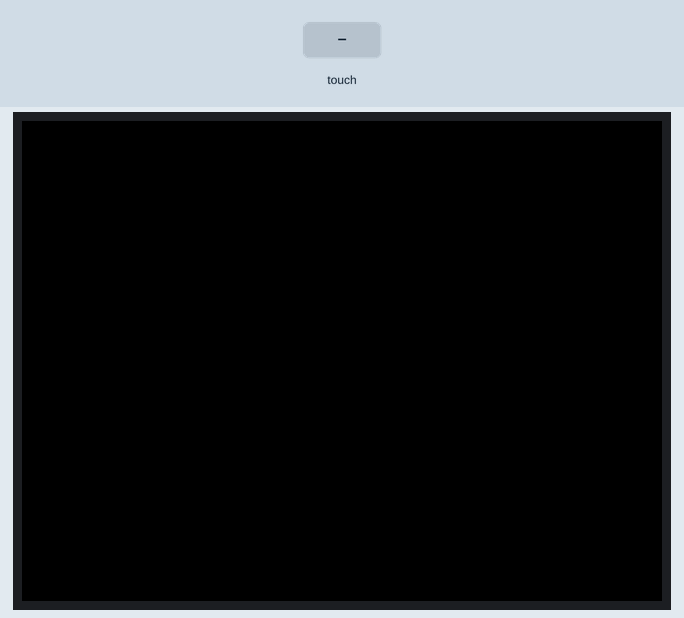
The sketch below on a simulated ESP32. Parts: 320×240 colour display. Inputs (shaded band) come from the test bench.

Above: at 1.4 s.
1.5 s: touch panel pressed at 13 % / 10 % of its raw x / y range
At 2.7 s:
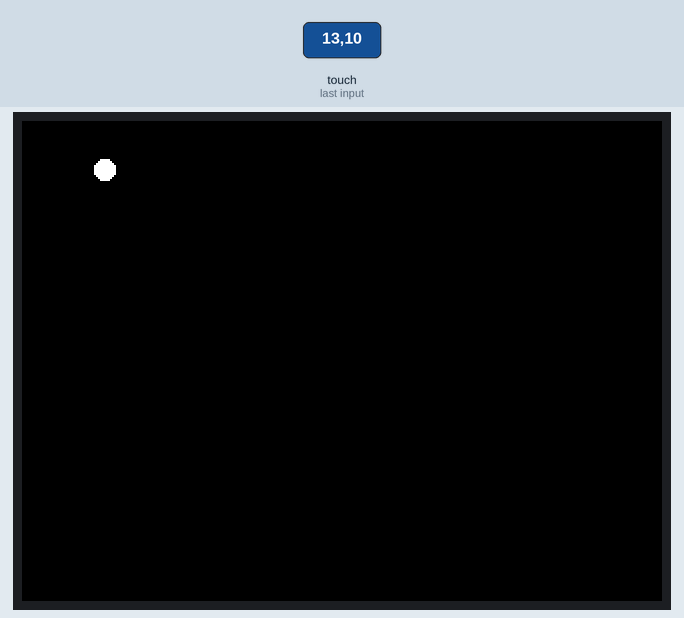
3.0 s: touch panel pressed at 38 % / 10 % of its raw x / y range
At 3.9 s:
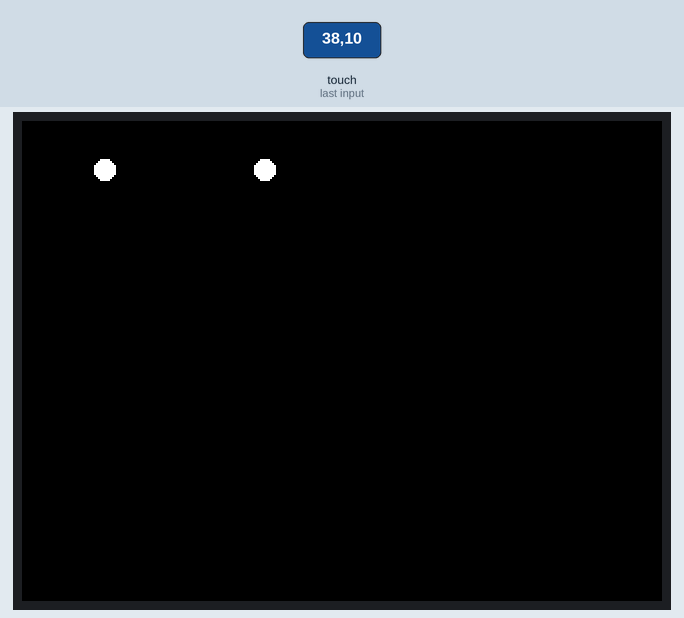
Timing chart, 0 to 6.0 s (numbered marks = the images above; inputs shaded):
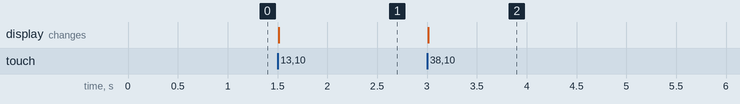

The sketch:

RemotePlotController.ino
```cpp
//PlotClock Controller for M5Stack Core2
#include <M5Core2.h>
#include <esp_now.h>
#include <WiFi.h>

const uint8_t peer_addr[6]
  = {0x00, 0x00, 0x00, 0x00, 0x00, 0x00}; //M5ATOM MacAddress
esp_now_peer_info_t m5atom;
uint8_t data[3];

#define INIT 0
#define MOVE_AND_LIFT_DOWN 1
#define MOVE 2
#define LIFT_UP 3
#define SWEEP 4

boolean lift_up_flag = false;
boolean isSending = false;
int waitMillSecond = 0;
unsigned long sendTime;

int pre_x = -1;
int pre_y = -1;

void OnDataSent(const uint8_t* mac, esp_now_send_status_t status) {
  isSending = false;
}

void setup() {
  M5.begin(true, true, true, true);

  M5.Lcd.fillScreen(BLACK);
  M5.Lcd.setTextColor(BLACK);
  M5.Lcd.setTextSize(2);
  memset(&m5atom, 0, sizeof(m5atom));
  memcpy(m5atom.peer_addr,  peer_addr, 6);

  WiFi.mode(WIFI_STA);
  WiFi.disconnect();
  esp_now_init();
  esp_now_register_send_cb(OnDataSent);
  esp_now_add_peer((const esp_now_peer_info_t*)&m5atom);

  data[0] = INIT;
  data[1] = 0;
  data[2] = 0;
  esp_now_send((const uint8_t*)m5atom.peer_addr, data, 3);
}

void loop() {
  TouchPoint_t pos = M5.Touch.getPressPoint();
  //Serial.printf("x:%d, y:%d\n", pos.x, pos.y);
  if (pos.x > -1) { //タッチされてたら
    //Cボタンの位置を押されていたら→クリーナー
    if (pos.y > 240) {
      if (pos.x > 218) {
        data[0] = SWEEP;
        data[1] = 0;
        data[2] = 0;
        esp_now_send((const uint8_t*)m5atom.peer_addr, data, 3);
        lift_up_flag = true;
        M5.Lcd.fillScreen(BLACK);
        delay(1000);
      }
    } else {
      if (lift_up_flag == true) {
        //ペンが上がってたら→タッチ位置まで移動して、ペンを下げる
        data[0] = MOVE_AND_LIFT_DOWN;
        data[1] = pos.x;
        data[2] = pos.y;
        pre_x = pos.x;
        pre_y = pos.y;
        lift_up_flag = false;
        esp_now_send((const uint8_t*)m5atom.peer_addr, data, 3);
        delay(10);
      } else {
        if (pre_x != pos.x || pre_y != pos.y) {
          data[0] = MOVE;
          data[1] = pos.x;
          data[2] = pos.y;
          //ペンが下がってたら→タッチ位置に移動
          pre_x = pos.x;
          pre_y = pos.y;
          esp_now_send((const uint8_t*)m5atom.peer_addr, data, 3);
          delay(10);
        }
      }
      //画面の位置に円を描く
      M5.Lcd.fillCircle(pos.x, pos.y, 5, WHITE);
    }
  } else {
    if (lift_up_flag == false) {
      //ペンが下がってたら→ペンを上げる
      data[0] = LIFT_UP;
      data[1] = pre_x;
      data[2] = pre_y;
      esp_now_send((const uint8_t*)m5atom.peer_addr, data, 3);
      lift_up_flag = true;
      delay(10);
    }
  }

  delay(10);
}
```

Measured:
- after the input at 1.5 s, the display: changes at once (image 1)
- after the input at 3.0 s, the display: changes at once (image 2)
